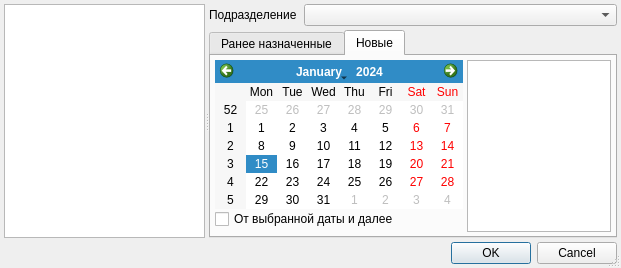
<?xml version="1.0" encoding="UTF-8"?>
<ui version="4.0">
 <class>JobTicketChooserDialog</class>
 <widget class="QDialog" name="JobTicketChooserDialog">
  <property name="geometry">
   <rect>
    <x>0</x>
    <y>0</y>
    <width>621</width>
    <height>268</height>
   </rect>
  </property>
  <property name="windowTitle">
   <string>Выберите работу-дату-место</string>
  </property>
  <property name="sizeGripEnabled">
   <bool>true</bool>
  </property>
  <property name="modal">
   <bool>true</bool>
  </property>
  <layout class="QVBoxLayout" name="verticalLayout_4">
   <property name="spacing">
    <number>4</number>
   </property>
   <property name="margin">
    <number>4</number>
   </property>
   <item>
    <widget class="QSplitter" name="splitter">
     <property name="orientation">
      <enum>Qt::Horizontal</enum>
     </property>
     <widget class="QWidget" name="pnlTreeJobTypes" native="true">
      <layout class="QVBoxLayout" name="verticalLayout_2">
       <property name="spacing">
        <number>0</number>
       </property>
       <property name="margin">
        <number>0</number>
       </property>
       <item>
        <widget class="QTreeView" name="treeJobTypes">
         <property name="sizePolicy">
          <sizepolicy hsizetype="Expanding" vsizetype="Expanding">
           <horstretch>1</horstretch>
           <verstretch>0</verstretch>
          </sizepolicy>
         </property>
         <property name="sizeIncrement">
          <size>
           <width>1</width>
           <height>0</height>
          </size>
         </property>
        </widget>
       </item>
      </layout>
     </widget>
     <widget class="QWidget" name="pnlTickets" native="true">
      <property name="sizePolicy">
       <sizepolicy hsizetype="Expanding" vsizetype="Preferred">
        <horstretch>0</horstretch>
        <verstretch>0</verstretch>
       </sizepolicy>
      </property>
      <layout class="QGridLayout" name="gridLayout">
       <property name="margin">
        <number>0</number>
       </property>
       <property name="spacing">
        <number>4</number>
       </property>
       <item row="0" column="0">
        <widget class="QLabel" name="lblFilterOrgStructure">
         <property name="sizePolicy">
          <sizepolicy hsizetype="Maximum" vsizetype="Preferred">
           <horstretch>0</horstretch>
           <verstretch>0</verstretch>
          </sizepolicy>
         </property>
         <property name="text">
          <string>Подразделение </string>
         </property>
        </widget>
       </item>
       <item row="0" column="1">
        <widget class="COrgStructureComboBox" name="cmbFilterOrgStructure"/>
       </item>
       <item row="1" column="0" colspan="2">
        <widget class="QTabWidget" name="tabWidget">
         <property name="sizePolicy">
          <sizepolicy hsizetype="Expanding" vsizetype="Expanding">
           <horstretch>2</horstretch>
           <verstretch>0</verstretch>
          </sizepolicy>
         </property>
         <property name="tabPosition">
          <enum>QTabWidget::North</enum>
         </property>
         <property name="currentIndex">
          <number>1</number>
         </property>
         <widget class="QWidget" name="tabOld">
          <attribute name="title">
           <string>Ранее назначенные</string>
          </attribute>
          <layout class="QHBoxLayout" name="horizontalLayout">
           <property name="spacing">
            <number>4</number>
           </property>
           <property name="margin">
            <number>4</number>
           </property>
           <item>
            <widget class="CTableView" name="tblOldTickets">
             <property name="sizePolicy">
              <sizepolicy hsizetype="Expanding" vsizetype="Expanding">
               <horstretch>0</horstretch>
               <verstretch>0</verstretch>
              </sizepolicy>
             </property>
             <property name="sizeIncrement">
              <size>
               <width>2</width>
               <height>0</height>
              </size>
             </property>
            </widget>
           </item>
          </layout>
         </widget>
         <widget class="QWidget" name="tabNew">
          <attribute name="title">
           <string>Новые</string>
          </attribute>
          <layout class="QHBoxLayout" name="horizontalLayout_2">
           <property name="spacing">
            <number>4</number>
           </property>
           <property name="margin">
            <number>4</number>
           </property>
           <item>
            <widget class="QWidget" name="widget" native="true">
             <property name="sizePolicy">
              <sizepolicy hsizetype="Maximum" vsizetype="Preferred">
               <horstretch>0</horstretch>
               <verstretch>0</verstretch>
              </sizepolicy>
             </property>
             <layout class="QVBoxLayout" name="verticalLayout">
              <property name="spacing">
               <number>0</number>
              </property>
              <property name="sizeConstraint">
               <enum>QLayout::SetMaximumSize</enum>
              </property>
              <property name="margin">
               <number>0</number>
              </property>
              <item>
               <widget class="CCalendarWidget" name="clnCalendar">
                <property name="sizePolicy">
                 <sizepolicy hsizetype="Maximum" vsizetype="Maximum">
                  <horstretch>0</horstretch>
                  <verstretch>0</verstretch>
                 </sizepolicy>
                </property>
                <property name="firstDayOfWeek">
                 <enum>Qt::Monday</enum>
                </property>
                <property name="gridVisible">
                 <bool>false</bool>
                </property>
                <property name="verticalHeaderFormat">
                 <enum>QCalendarWidget::ISOWeekNumbers</enum>
                </property>
               </widget>
              </item>
              <item>
               <widget class="QCheckBox" name="chkShowForNextDays">
                <property name="text">
                 <string>От выбранной даты и далее</string>
                </property>
               </widget>
              </item>
              <item>
               <spacer name="verticalSpacer">
                <property name="orientation">
                 <enum>Qt::Vertical</enum>
                </property>
                <property name="sizeHint" stdset="0">
                 <size>
                  <width>20</width>
                  <height>152</height>
                 </size>
                </property>
               </spacer>
              </item>
             </layout>
            </widget>
           </item>
           <item>
            <widget class="CTableView" name="tblTickets">
             <property name="enabled">
              <bool>true</bool>
             </property>
             <property name="sizePolicy">
              <sizepolicy hsizetype="Expanding" vsizetype="Expanding">
               <horstretch>0</horstretch>
               <verstretch>0</verstretch>
              </sizepolicy>
             </property>
             <property name="sizeIncrement">
              <size>
               <width>2</width>
               <height>0</height>
              </size>
             </property>
            </widget>
           </item>
          </layout>
         </widget>
        </widget>
       </item>
      </layout>
     </widget>
    </widget>
   </item>
   <item>
    <widget class="QDialogButtonBox" name="buttonBox">
     <property name="orientation">
      <enum>Qt::Horizontal</enum>
     </property>
     <property name="standardButtons">
      <set>QDialogButtonBox::Cancel|QDialogButtonBox::Ok</set>
     </property>
    </widget>
   </item>
  </layout>
  <zorder>buttonBox</zorder>
  <zorder>splitter</zorder>
 </widget>
 <customwidgets>
  <customwidget>
   <class>CTableView</class>
   <extends>QTableView</extends>
   <header>library/TableView.h</header>
  </customwidget>
  <customwidget>
   <class>CCalendarWidget</class>
   <extends>QCalendarWidget</extends>
   <header>library/CalendarWidget.h</header>
  </customwidget>
  <customwidget>
   <class>COrgStructureComboBox</class>
   <extends>QComboBox</extends>
   <header>Orgs/OrgStructComboBoxes.h</header>
  </customwidget>
 </customwidgets>
 <tabstops>
  <tabstop>treeJobTypes</tabstop>
  <tabstop>cmbFilterOrgStructure</tabstop>
  <tabstop>tabWidget</tabstop>
  <tabstop>tblOldTickets</tabstop>
  <tabstop>clnCalendar</tabstop>
  <tabstop>chkShowForNextDays</tabstop>
  <tabstop>tblTickets</tabstop>
  <tabstop>buttonBox</tabstop>
 </tabstops>
 <resources/>
 <connections>
  <connection>
   <sender>buttonBox</sender>
   <signal>accepted()</signal>
   <receiver>JobTicketChooserDialog</receiver>
   <slot>accept()</slot>
   <hints>
    <hint type="sourcelabel">
     <x>222</x>
     <y>182</y>
    </hint>
    <hint type="destinationlabel">
     <x>157</x>
     <y>197</y>
    </hint>
   </hints>
  </connection>
  <connection>
   <sender>buttonBox</sender>
   <signal>rejected()</signal>
   <receiver>JobTicketChooserDialog</receiver>
   <slot>reject()</slot>
   <hints>
    <hint type="sourcelabel">
     <x>290</x>
     <y>188</y>
    </hint>
    <hint type="destinationlabel">
     <x>286</x>
     <y>197</y>
    </hint>
   </hints>
  </connection>
 </connections>
</ui>
